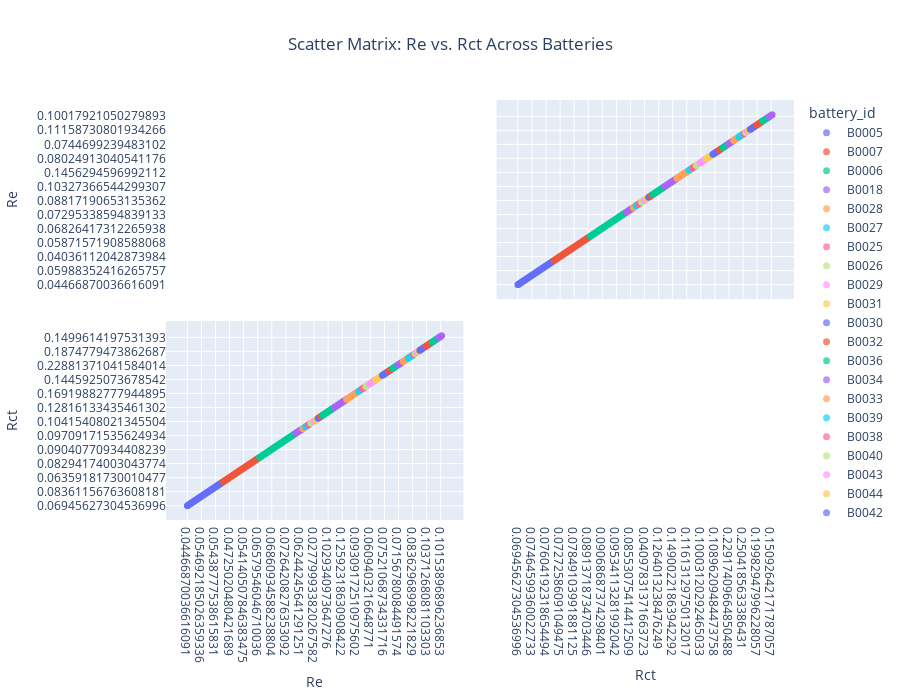

The cell this chart's notebook holds for it:
### Code cell
import plotly.express as px

fig = px.scatter_matrix(
    impedance_data,
    dimensions=['Re', 'Rct'],
    color='battery_id',
    title="Scatter Matrix: Re vs. Rct Across Batteries",
    template="plotly",
    height=700
)

fig.update_traces(
    diagonal_visible=False,
    marker=dict(opacity=0.7, size=7)  
)

fig.update_layout(
    title=dict(x=0.5, xanchor='center'),  
    font=dict(size=12),
    coloraxis_colorbar=dict(title="Battery ID")  

fig.show()
